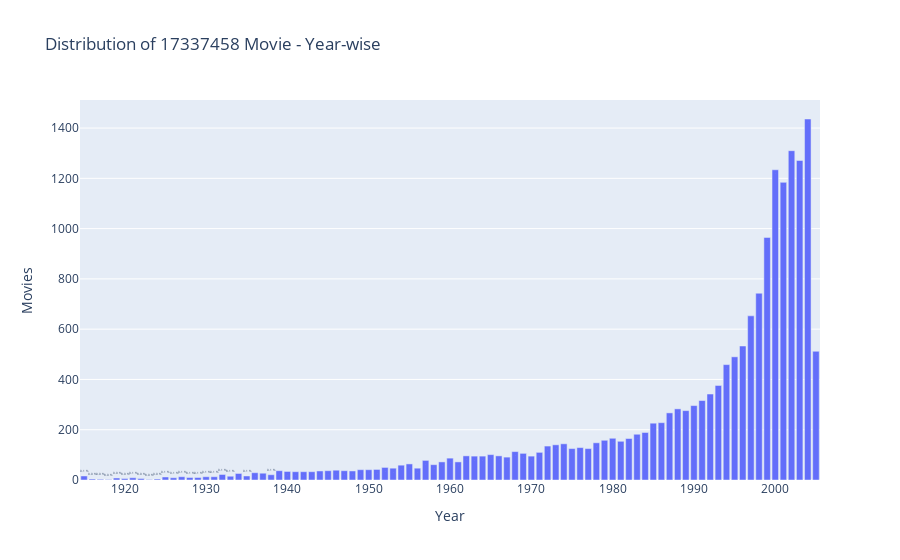

The cell this chart's notebook holds for it:
### Markdown cell above
#### Distribution of Movie Releases Year-wise

### Code cell
data = df_movie['Year'].value_counts()

trace = go.Bar(x = data.index,y = data.values,text = ['{:.1f} %'.format(val) for val in (data.values / df_movie.shape[0] * 100)],textposition = 'auto')

layout = dict(title = 'Distribution of {} Movie - Year-wise'.format(df_rating.shape[0]), xaxis = dict(title = 'Year'), yaxis = dict(title = 'Movies'))

fig = go.Figure(data=[trace], layout=layout)

iplot(fig)

### Figure 1 — Plotly figure (JSON) as saved in the notebook; plotly's stock layout.template omitted (floating-point values rounded to 4 significant figures)
{"data": [{"text": ["8.1 %", "7.4 %", "7.2 %", "6.9 %", "6.7 %", "5.4 %", "4.2 %", "3.7 %", "3.0 %", "2.9 %", "2.8 %", "2.6 %", "2.1 %", "1.9 %", "1.8 %", "1.7 %", "1.6 %", "1.6 %", "1.5 %", "1.3 %", "1.3 %", "1.1 %", "1.0 %", "0.9 %", "0.9 %", "0.9 %", "0.9 %", "0.8 %", "0.8 %", "0.8 %", "0.8 %", "0.7 %", "0.7 %", "0.7 %", "0.6 %", "0.6 %", "0.6 %", "0.6 %", "0.5 %", "0.5 %", "0.5 %", "0.5 %", "0.5 %", "0.5 %", "0.5 %", "0.4 %", "0.4 %", "0.4 %", "0.4 %", "0.3 %", "0.3 %", "0.3 %", "0.3 %", "0.3 %", "0.2 %", "0.2 %", "0.2 %", "0.2 %", "0.2 %", "0.2 %", "0.2 %", "0.2 %", "0.2 %", "0.2 %", "0.2 %", "0.2 %", "0.2 %", "0.2 %", "0.2 %", "0.1 %", "0.1 %", "0.1 %", "0.1 %", "0.1 %", "0.1 %", "0.1 %", "0.1 %", "0.1 %", "0.1 %", "0.1 %", "0.1 %", "0.1 %", "0.1 %", "0.0 %", "0.0 %", "0.0 %", "0.0 %", "0.0 %", "0.0 %", "0.0 %", "0.0 %"], "textposition": "auto", "type": "bar", "x": [2004, 2002, 2003, 2000, 2001, 1999, 1998, 1997, 1996, 2005, 1995, 1994, 1993, 1992, 1991, 1990, 1988, 1989, 1987, 1986, 1985, 1984, 1983, 1980, 1982, 1979, 1981, 1978, 1974, 1973, 1972, 1976, 1977, 1975, 1968, 1971, 1969, 1965, 1962, 1966, 1970, 1964, 1963, 1967, 1960, 1957, 1959, 1961, 1955, 1958, 1954, 1952, 1956, 1953, 1951, 1950, 1949, 1946, 1947, 1939, 1945, 1948, 1944, 1940, 1943, 1942, 1941, 1936, 1937, 1934, 1932, 1938, 1935, 1915, 1933, 1931, 1930, 1927, 1925, 1929, 1928, 1921, 1926, 1919, 1922, 1920, 1916, 1924, 1917, 1918, 1923], "y": [1436, 1310, 1271, 1234, 1184, 965, 743, 653, 533, 512, 490, 459, 376, 342, 316, 296, 283, 276, 267, 228, 226, 189, 182, 166, 165, 158, 154, 148, 144, 140, 135, 129, 125, 125, 113, 110, 106, 101, 96, 96, 95, 95, 95, 91, 87, 78, 72, 72, 64, 61, 59, 50, 47, 47, 42, 41, 41, 39, 37, 37, 37, 36, 36, 34, 33, 33, 33, 29, 27, 26, 22, 21, 16, 16, 15, 13, 13, 13, 12, 10, 10, 9, 9, 8, 6, 6, 4, 4, 3, 2, 2]}], "layout": {"title": {"text": "Distribution of 17337458 Movie - Year-wise"}, "xaxis": {"title": {"text": "Year"}}, "yaxis": {"title": {"text": "Movies"}}}}
